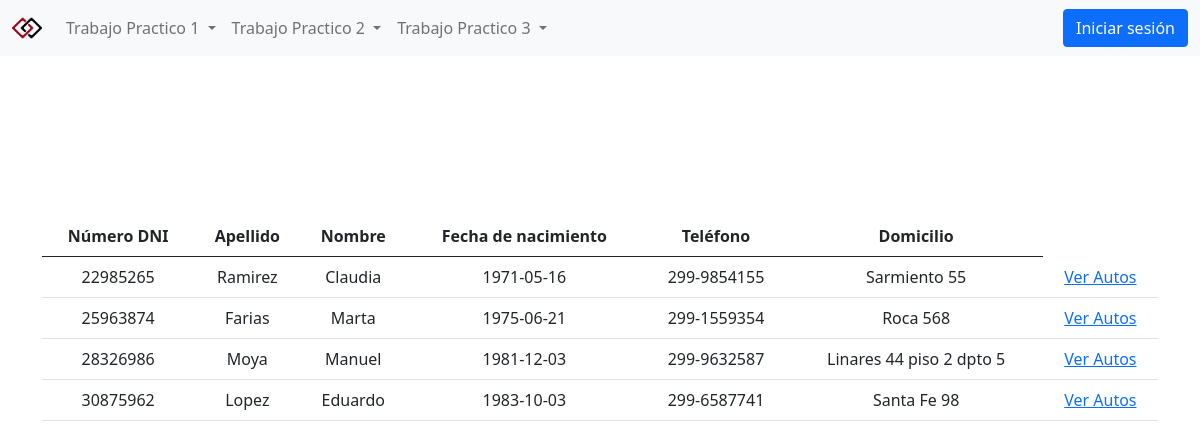
Screenshot of /view/listaPersonas.php with the database file from the repository.
### tables this page shows
CREATE TABLE `persona` (
  `nrodni` varchar(10) NOT NULL,
  `apellido` varchar(50) NOT NULL,
  `nombre` varchar(50) NOT NULL,
  `fechanac` date NOT NULL default '0000-00-00',
  `telefono` varchar(20) NOT NULL,
  `domicilio` varchar(200) NOT NULL,
  PRIMARY KEY  (`nrodni`)
);

### util/funciones.php (called while the page is built, shortened)
<?php
spl_autoload_register(function($clase){
    $directorios = array(
        $GLOBALS['ROOT'].'model/',
        $GLOBALS['ROOT'].'model/connection/',
        $GLOBALS['ROOT'].'controller/',
    );
});

### controller/AbmPersona.php (called while the page is built, shortened)
<?php
class AbmPersona {
  public function buscar($condiciones) {
    $where = " true ";
    $arreglo = Persona::listar($where);
    return $arreglo;
  }
}

### model/Persona.php (called while the page is built, shortened)
<?php
class Persona {
  private $nrodni;
  private $apellido;
  private $nombre;
  private $fechanac;
  private $telefono;
  private $domicilio;
  public function __construct() {
    $this->nrodni = "";
    $this->apellido = "";
    $this->nombre = "";
    $this->fechanac = "";
  }
  public function getNroDni() {
    return $this->nrodni;
  }
  public function setNroDni($nrodni) {
    $this->nrodni = $nrodni;
  }
  public function getApellido() {
    return $this->apellido;
  }
  public function setApellido($apellido) {
    $this->apellido = $apellido;
  }
  public function getNombre() {
    return $this->nombre;
  }
  public function setNombre($nombre) {
    $this->nombre = $nombre;
  }
  public function getFechaNac() {
    return $this->fechanac;
  }
  public function setFechaNac($fechanac) {
    $this->fechanac = $fechanac;
  }
  public function getTelefono() {
    return $this->telefono;
  }
  public function setTelefono($telefono) {
    $this->telefono = $telefono;
  }
  public function getDomicilio() {
    return $this->domicilio;
  }
  public function setDomicilio($domicilio) {
    $this->domicilio = $domicilio;
  }
  public static function listar($parametro = "") {
    $arreglo = array();
    $db = new BaseDatos();
    $sql = "SELECT * FROM persona ";
    if ($parametro != "") {
      $sql .= 'WHERE ' . $parametro;
    }
    $res = $db->Ejecutar($sql);
    if ($res > -1) {
      if ($res > 0) {
        while ($row = $db->Registro()) {
          $obj = new Persona();
          $datos = [
            'nrodni' => $row['nrodni'],
            'apellido' => $row['apellido'],
            'nombre' => $row['nombre'],
            'fechanac' => $row['fechanac'],
            'telefono' => $row['telefono'],
            'domicilio' => $row['domicilio']
          ];
          $obj->setear($datos);
          array_push($arreglo, $obj);
        }
      }
    }
    return $arreglo;
  }
}

### model/connection/BaseDatos.php (called while the page is built, shortened)
<?php
class BaseDatos extends PDO {
  private $indice;
  private $resultado;
  public function __construct() {
    $this->indice = 0;
  }
  public function setSQL($e) {
    return "\n" . $this->sql = $e;
  }
  public function Ejecutar($sql) {
    if (stristr($sql, "select")) {
      $resp =  $this->EjecutarSelect($sql);
    }
    return $resp;
  }
  private function EjecutarSelect($sql) {
    $cant = -1;
    $resultado = parent::query($sql);
    if (!$resultado) {
      $this->analizarDebug();
    } else {
      $arregloResult = $resultado->fetchAll();
      $cant = count($arregloResult);
    }
    return $cant;
  }
  public function Registro() {
    $filaActual = false;
    $indiceActual = $this->getIndice();
    if ($indiceActual >= 0) {
      $filas = $this->getResultado();
      if ($indiceActual < count($filas)) {
        $filaActual =  $filas[$indiceActual];
      } else {
        $this->setIndice(-1);
      }
    }
    return $filaActual;
  }
  private function setIndice($valor) {
    $this->indice = $valor;
  }
  private function getIndice() {
    return $this->indice;
  }
  private function setResultado($valor) {
    $this->resultado = $valor;
  }
  private function getResultado() {
    return $this->resultado;
  }
}

### view/listaPersonas.php (the view, shortened to what this page needs)
<?php $title = 'Ver Autos';
include_once 'includes/head.php' ?>
<?php include_once 'includes/navbar.php' ?>
<?php
$objAbmPersona = new AbmPersona();
$listaPersonas = $objAbmPersona->buscar(null);
?>
<div class="container d-flex justify-content-center align-items-start text-center mt-20vh">
  <?php if (count($listaPersonas) > 0) { ?>
    <table class="table">
      <thead>
        <tr>
          <th scope="col">Número DNI</th>
          <th scope="col">Apellido</th>
          <th scope="col">Nombre</th>
          <th scope="col">Fecha de nacimiento</th>
          <th scope="col">Teléfono</th>
          <th scope="col">Domicilio</th>
        </tr>
      </thead>
      <tbody>
        <?php foreach ($listaPersonas as $objPersona) { ?>
          <tr>
            <td><?= ($objPersona->getNroDni()); ?></td>
            <td><?= ($objPersona->getApellido()); ?></td>
            <td><?= ($objPersona->getNombre()); ?></td>
            <td><?= ($objPersona->getFechaNac()); ?></td>
            <td><?= ($objPersona->getTelefono()); ?></td>
            <td><?= ($objPersona->getDomicilio()); ?></td>
            <td><a href="autosPersona.php?dniDuenio=<?= $objPersona->getNroDni()?>">Ver Autos</a></td>
          </tr>
        <?php } ?>
      </tbody>
    </table>
  <?php } ?>
</div>
<?php include_once 'includes/foot.php' ?>

### view/css/main.css (style rules this page uses)
.mt-20vh { margin-top: 20vh; }

### rows the page displays
persona: nrodni "22985265", apellido "Ramirez", nombre "Claudia", fechanac "1971-05-16", telefono "299-9854155", domicilio "Sarmiento 55"
persona: nrodni "25963874", apellido "Farias", nombre "Marta", fechanac "1975-06-21", telefono "299-1559354", domicilio "Roca 568"
persona: nrodni "28326986", apellido "Moya", nombre "Manuel", fechanac "1981-12-03", telefono "299-9632587", domicilio "Linares 44 piso 2 dpto 5"
persona: nrodni "30875962", apellido "Lopez", nombre "Eduardo", fechanac "1983-10-03", telefono "299-6587741", domicilio "Santa Fe 98"
